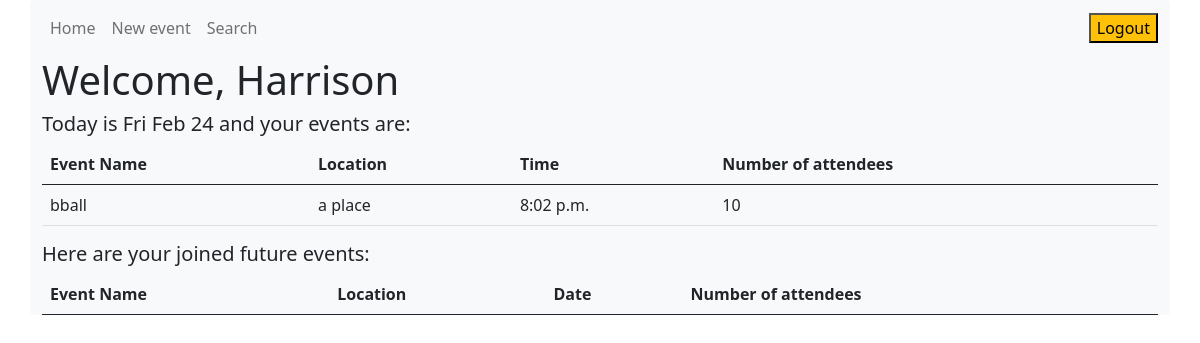
The page /dashboard/ (signed in) on the database as committed earlier.
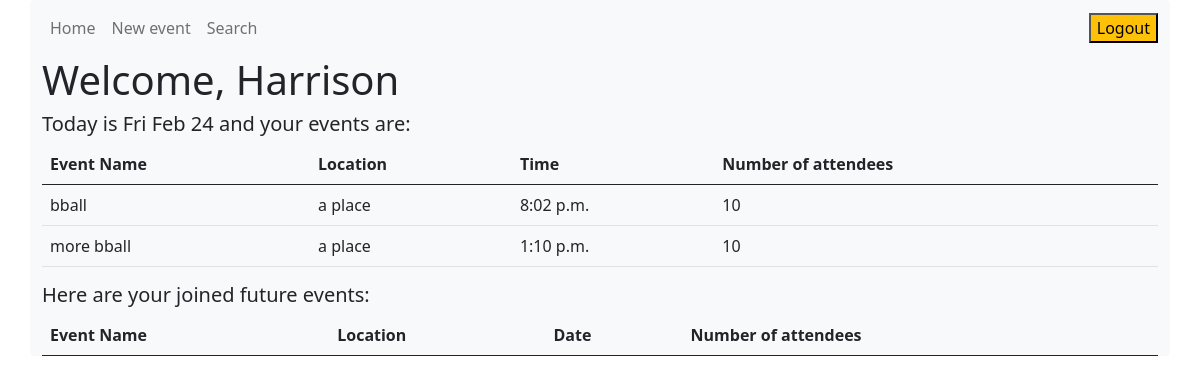
The same page on the database as committed later.
### neighborhood_events_app/models.py (models this page shows, shortened)
class User(models.Model):
    first_name = models.CharField(max_length=255)
    last_name = models.CharField(max_length=255)
    email = models.CharField(max_length=255)
    password = models.CharField(max_length=255)
    dob = models.DateField()
    created_at = models.DateTimeField(auto_now_add=True)
    updated_at = models.DateTimeField(auto_now=True)
    objects = UserManager()

class Event(models.Model):
    title = models.CharField(max_length=255)
    date = models.DateField()
    time = models.TimeField()
    max_attendees = models.IntegerField()
    information = models.CharField(max_length=255)
    location = models.CharField(max_length=255)
    created_at = models.DateTimeField(auto_now_add=True)
    updated_at = models.DateTimeField(auto_now=True)
    objects = EventManager()
    user = models.ForeignKey(User, related_name= "events", on_delete=models.CASCADE)
    attendees = models.ManyToManyField(User, related_name="attendees")

### neighborhood_events_app/views.py (the view)
# urls.py: path('dashboard/', views.dashboard),
def dashboard(request):
    user = User.objects.get(id=request.session['id'])
    context = {
        'one_user' : User.objects.get(id=request.session['id']),
        'user_events' : Event.objects.filter(user = User.objects.get(id=request.session['id'])),
        'todays_date' : todays_date.strftime("%a %b %d"),
        'future_events' : user.attendees.all()
    }
    return render(request, "dashboard.html", context)

### neighborhood_events_app/templates/dashboard.html (shortened to what this page needs)
{% extends 'base.html' %}
{% block content %}
<nav class="navbar navbar-expand-lg navbar-light bg-light">
    <div class="collapse navbar-collapse" id="navbarNavDropdown">
        <ul class="navbar-nav">
            <li class="nav-item active">
                <a class="nav-link" href="#">Home </span></a>
            </li>
            <li class="nav-item">
                <a class="nav-link" href="/create/event">New event</a>
            </li>
            <li class="nav-item">
                <a class="nav-link" href="/search">Search</a>
            </li>
        </ul>
    </div>
    <div class="sub-header">
        <div>
            <form  action="/logout">
                <button class="action_button bg-warning" type="submit">Logout</button>
            </form>
        </div>
    </div>
</nav>
<body>
    <h1>Welcome, {{one_user.first_name}} </h1>
    <h5 class="page_title">Today is {{todays_date}} and your events are:</h5>
    <table class="table">
        <thead>
            <th>Event Name</th>
            <th>Location</th>
            <th>Time</th>
            <th>Number of attendees</th>
        </thead>
        <tbody>
            {% for event in user_events %}
            <tr>
                <td>{{event.title}}</td>
                <td>{{event.location}}</td>
                <td>{{event.time}}</td>
                <td>{{event.max_attendees}}</td>
            </tr>
            {% endfor %}
        </tbody>
    </table>
    <h5 class="page_title">Here are your joined future events:</h5>
    <table class="table">
        <thead>
            <th>Event Name</th>
            <th>Location</th>
            <th>Date</th>
            <th>Number of attendees</th>
        </thead>
    </table>
</body>
{% endblock %}

### neighborhood_events_app/templates/base.html (shortened to what this page needs)
<!doctype html>
<html lang='en'>
    <head>
        <link href="https://cdn.jsdelivr.net/npm/bootstrap@5.0.2/dist/css/bootstrap.min.css" rel="stylesheet">
    </head>
    <body>
        <div class='container bg-light rounded align-items-center'>
            {% block content %}
            {% endblock  %}
        </div>
    </body>
</html>

Rows that differ between the two databases and show on the page:
added Event: title "more bball", location "a place", time "1:10 p.m.", max_attendees "10"
